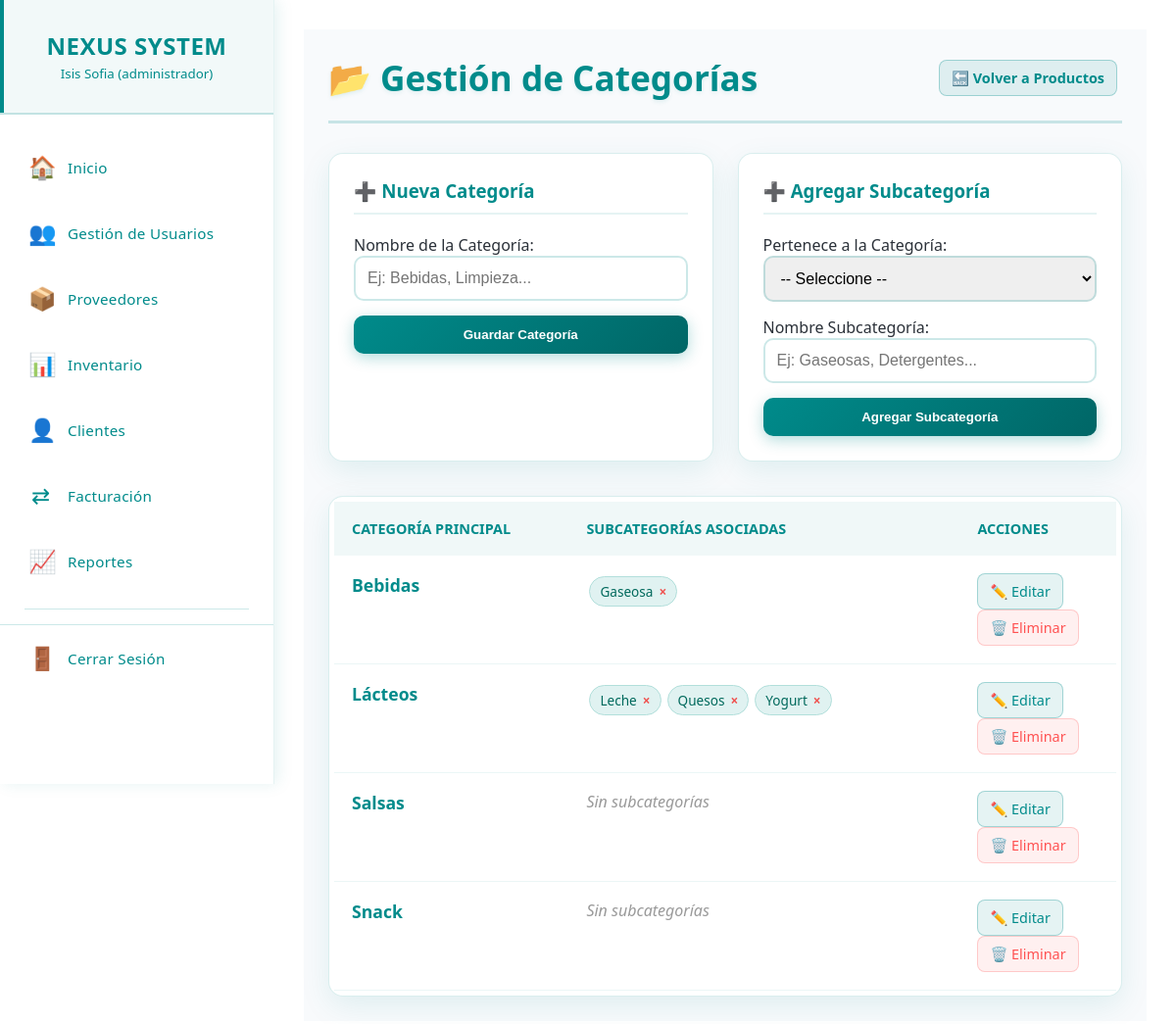
The app's page /categorias.php (signed in) with its own data.
### tables this page shows
CREATE TABLE `categoria_prod` (
  `id` int(11) NOT NULL,
  `nombre_categoria` varchar(50) NOT NULL,
  `estado` enum('active','inactive') DEFAULT 'active',
  `created_at` timestamp NOT NULL DEFAULT current_timestamp()
);

### categorias.php (the view, shortened to what this page needs)
<?php
require_once 'menu.php';
$categoria_a_editar = null;
$sql_tabla = "
    SELECT c.id, c.nombre_categoria,
           GROUP_CONCAT(CONCAT(s.id, ':', s.nombre_subcategoria) ORDER BY s.nombre_subcategoria SEPARATOR '||') as subcategorias_raw
    FROM categoria_prod c
    LEFT JOIN subcategorias s ON c.id = s.categoria_id AND s.estado = 'active'
    WHERE c.estado = 'active'
    GROUP BY c.id
    ORDER BY c.nombre_categoria";
$tabla_result = $pdo->query($sql_tabla)->fetchAll(PDO::FETCH_ASSOC);
?>
<!DOCTYPE html>
<html lang="es">
<head>
    <link rel="stylesheet" href="css/categorias.css">
    <link rel="stylesheet" href="https://cdnjs.cloudflare.com/ajax/libs/font-awesome/6.0.0/css/all.min.css">
</head>
<body>
    <main class="main-content">
        <div class="content-wrapper">
            <div class="page-header">
                <div class="page-title">📂 Gestión de Categorías</div>
                <a href="productos_proveedores.php" class="btn-action btn-editar" style="font-weight: bold;">
                    🔙 Volver a Productos
                </a>
            </div>
            <div class="forms-container">
                <div class="form-box">
                    <h3>
                        <?php echo $categoria_a_editar ? '✏️ Editar Categoría' : '➕ Nueva Categoría'; ?>
                    </h3>
                    <form method="POST" action="categorias.php">
                        <div class="form-group">
                            <label>Nombre de la Categoría:</label>
                            <input type="text" name="nombre_categoria" class="form-control" required
                                   placeholder="Ej: Bebidas, Limpieza..."
                                   value="<?php echo $categoria_a_editar ? htmlspecialchars($categoria_a_editar['nombre_categoria']) : ''; ?>">
                        </div>
                        <div style="display: flex; gap: 10px;">
                            <button type="submit" class="btn-guardar">
                                <?php echo $categoria_a_editar ? 'Actualizar' : 'Guardar Categoría'; ?>
                            </button>
                        </div>
                    </form>
                </div>
                <div class="form-box">
                    <h3>➕ Agregar Subcategoría</h3>
                    <form method="POST" action="categorias.php">
                        <div class="form-group">
                            <label>Pertenece a la Categoría:</label>
                            <select name="categoria_padre" class="form-control" required>
                                <option value="">-- Seleccione --</option>
                            </select>
                        </div>
                        <div class="form-group">
                            <label>Nombre Subcategoría:</label>
                            <input type="text" name="nombre_subcategoria" class="form-control" required placeholder="Ej: Gaseosas, Detergentes...">
                        </div>
                        <button type="submit" class="btn-guardar">Agregar Subcategoría</button>
                    </form>
                </div>
            </div>
            <div class="table-container">
                <table>
                    <thead>
                        <tr>
                            <th width="30%">Categoría Principal</th>
                            <th width="50%">Subcategorías Asociadas</th>
                            <th width="20%">Acciones</th>
                        </tr>
                    </thead>
                    <tbody>
                        <?php if (count($tabla_result) > 0): ?>
                            <?php foreach($tabla_result as $row): ?>
                                <tr>
                                    <td>
                                        <strong style="color: #008B8B; font-size: 1.1em;">
                                            <?php echo htmlspecialchars($row['nombre_categoria']); ?>
                                        </strong>
                                    </td>
                                    <td>
                                        <?php
                                        if (!empty($row['subcategorias_raw'])) {
                                            $subs = explode('||', $row['subcategorias_raw']);
                                            foreach($subs as $sub_string) {
                                                list($sub_id, $sub_nombre) = explode(':', $sub_string);
                                                echo '<span class="subcat-badge">';
                                                echo htmlspecialchars($sub_nombre);
                                                echo '<a href="categorias.php?accion=eliminar_sub&id='.$sub_id.'" class="btn-del-sub" onclick="return confirm(\'¿Eliminar subcategoría?\')" title="Eliminar">×</a>';
                                                echo '</span>';
                                            }
                                        } else {
                                            echo '<span style="color: #999; font-style: italic;">Sin subcategorías</span>';
                                        }
                                        ?>
                                    </td>
                                    <td>
                                        <a href="categorias.php?accion=editar_cat&id=<?php echo $row['id']; ?>" class="btn-action btn-editar">
                                            ✏️ Editar
                                        </a>
                                        <a href="categorias.php?accion=eliminar_cat&id=<?php echo $row['id']; ?>"
                                           class="btn-action btn-eliminar"
                                           onclick="return confirm('¿Seguro que deseas eliminar la categoría <?php echo $row['nombre_categoria']; ?>? Esto podría ocultar sus subcategorías.')">
                                            🗑️ Eliminar
                                        </a>
                                    </td>
                                </tr>
                            <?php endforeach; ?>
                        <?php else: ?>
                            <tr>
                                <td colspan="3" style="text-align: center; padding: 30px;">No hay categorías registradas.</td>
                            </tr>
                        <?php endif; ?>
                    </tbody>
                </table>
            </div>
        </div>
    </main>
</body>
</html>

### css/menu.css (style rules this page uses)
* { margin: 0; padding: 0; box-sizing: border-box; }
body { font-family: 'Segoe UI', Tahoma, Geneva, Verdana, sans-serif; background: #ffffff; color: #334155; overflow-x: hidden; }
.main-content { flex: 1; margin-left: 280px; padding: 30px; background: #ffffff; min-height: 100vh; }

### css/categorias.css (style rules this page uses)
.content-wrapper { padding: 25px; color: #2b3139; width: 100%; background: #f8fafc; }
.page-header { display: flex; justify-content: space-between; align-items: center; margin-bottom: 30px; padding-bottom: 20px; border-bottom: 3px solid rgba(0, 139, 139, 0.2); }
.page-title { color: #008B8B; font-size: 2.2em; font-weight: 700; text-shadow: 0 2px 4px rgba(0, 139, 139, 0.1); }
.forms-container { display: grid; grid-template-columns: 1fr 1fr; gap: 25px; margin-bottom: 35px; }
.form-box { background: white; padding: 25px; border-radius: 15px; box-shadow: 0 10px 30px rgba(0, 139, 139, 0.1); border: 1px solid rgba(0, 139, 139, 0.15); transition: transform 0.3s ease; }
.form-box h3 { margin-top: 0; color: #008B8B; border-bottom: 2px solid rgba(0, 139, 139, 0.1); padding-bottom: 10px; margin-bottom: 20px; }
.form-group { margin-bottom: 15px; }
.form-control { width: 100%; padding: 12px; border: 2px solid rgba(0, 139, 139, 0.2); border-radius: 10px; font-size: 1em; box-sizing: border-box; }
.btn-guardar { background: linear-gradient(135deg, #008B8B, #006666); color: white; border: none; padding: 12px 25px; border-radius: 10px; cursor: pointer; font-weight: 600; width: 100%; transition: all 0.3s ease; box-shadow: 0 4px 15px rgba(0, 139, 139, 0.3); }
.table-container { background: white; border-radius: 15px; padding: 5px; box-shadow: 0 10px 30px rgba(0, 139, 139, 0.1); border: 1px solid rgba(0, 139, 139, 0.15); overflow-x: auto; }
table { width: 100%; border-collapse: collapse; }
th { background: rgba(0, 139, 139, 0.06); color: #008B8B; padding: 18px; text-align: left; font-weight: 700; text-transform: uppercase; font-size: 0.9em; }
td { padding: 18px; border-bottom: 1px solid rgba(0, 139, 139, 0.08); color: #334155; vertical-align: top; }
.subcat-badge { display: inline-flex; align-items: center; background: #e0f2f1; color: #00695c; padding: 5px 10px; border-radius: 20px; margin: 3px; font-size: 0.85em; border: 1px solid #b2dfdb; }
.btn-del-sub { margin-left: 6px; color: #ef5350; cursor: pointer; font-weight: bold; text-decoration: none; }
.btn-action { padding: 8px 12px; border-radius: 8px; text-decoration: none; font-size: 0.9em; margin-right: 5px; display: inline-block; }
.btn-editar { background: rgba(0, 139, 139, 0.1); color: #008B8B; border: 1px solid rgba(0, 139, 139, 0.3); }
.btn-eliminar { background: rgba(255, 107, 107, 0.1); color: #ff5252; border: 1px solid rgba(255, 107, 107, 0.3); }

### records on screen
categoria_prod: nombre_categoria "Bebidas", sub_nombre "Gaseosa"
categoria_prod: nombre_categoria "Lácteos", sub_nombre "Leche", sub_nombre "Quesos", sub_nombre "Yogurt"
categoria_prod: nombre_categoria "Salsas", shows "Sin subcategorías"
categoria_prod: nombre_categoria "Snack", shows "Sin subcategorías"

### other values on screen
$_SESSION['nombre'] "Isis Sofia"
$_SESSION['rol'] "administrador"
